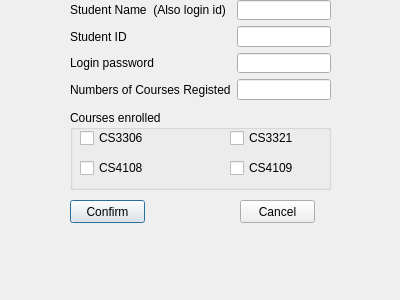
<?xml version="1.0" encoding="UTF-8"?>
<ui version="4.0">
 <class>Register</class>
 <widget class="QDialog" name="Register">
  <property name="geometry">
   <rect>
    <x>0</x>
    <y>0</y>
    <width>400</width>
    <height>300</height>
   </rect>
  </property>
  <property name="windowTitle">
   <string>Dialog</string>
  </property>
  <widget class="QPushButton" name="pushButton_okayforreg">
   <property name="geometry">
    <rect>
     <x>70</x>
     <y>200</y>
     <width>75</width>
     <height>23</height>
    </rect>
   </property>
   <property name="text">
    <string>Confirm</string>
   </property>
  </widget>
  <widget class="QPushButton" name="pushButton_cancelforreg">
   <property name="geometry">
    <rect>
     <x>240</x>
     <y>200</y>
     <width>75</width>
     <height>23</height>
    </rect>
   </property>
   <property name="text">
    <string>Cancel</string>
   </property>
  </widget>
  <widget class="QWidget" name="layoutWidget">
   <property name="geometry">
    <rect>
     <x>70</x>
     <y>0</y>
     <width>261</width>
     <height>100</height>
    </rect>
   </property>
   <layout class="QFormLayout" name="formLayout">
    <item row="0" column="0">
     <widget class="QLabel" name="label_stname">
      <property name="text">
       <string>Student Name  (Also login id)</string>
      </property>
     </widget>
    </item>
    <item row="0" column="1">
     <widget class="QLineEdit" name="lineEdit_studentnameforreg"/>
    </item>
    <item row="1" column="0">
     <widget class="QLabel" name="label_2">
      <property name="text">
       <string>Student ID</string>
      </property>
     </widget>
    </item>
    <item row="1" column="1">
     <widget class="QLineEdit" name="lineEdit_studnetidforreg"/>
    </item>
    <item row="2" column="0">
     <widget class="QLabel" name="label_3">
      <property name="text">
       <string>Login password</string>
      </property>
     </widget>
    </item>
    <item row="2" column="1">
     <widget class="QLineEdit" name="lineEdit_passwordforreg"/>
    </item>
    <item row="3" column="0">
     <widget class="QLabel" name="label_4">
      <property name="text">
       <string>Numbers of Courses Registed</string>
      </property>
     </widget>
    </item>
    <item row="3" column="1">
     <widget class="QLineEdit" name="lineEdit_numbersofcourses"/>
    </item>
   </layout>
  </widget>
  <widget class="QGroupBox" name="groupBox">
   <property name="geometry">
    <rect>
     <x>70</x>
     <y>110</y>
     <width>261</width>
     <height>80</height>
    </rect>
   </property>
   <property name="title">
    <string>Courses enrolled</string>
   </property>
   <widget class="QCheckBox" name="boxCS3306">
    <property name="geometry">
     <rect>
      <x>10</x>
      <y>20</y>
      <width>73</width>
      <height>16</height>
     </rect>
    </property>
    <property name="text">
     <string>CS3306</string>
    </property>
    <attribute name="buttonGroup">
     <string notr="true">courses_button</string>
    </attribute>
   </widget>
   <widget class="QCheckBox" name="boxCS3321">
    <property name="geometry">
     <rect>
      <x>160</x>
      <y>20</y>
      <width>73</width>
      <height>16</height>
     </rect>
    </property>
    <property name="text">
     <string>CS3321</string>
    </property>
    <attribute name="buttonGroup">
     <string notr="true">courses_button</string>
    </attribute>
   </widget>
   <widget class="QCheckBox" name="boxCS4108">
    <property name="geometry">
     <rect>
      <x>10</x>
      <y>50</y>
      <width>73</width>
      <height>16</height>
     </rect>
    </property>
    <property name="text">
     <string>CS4108</string>
    </property>
    <attribute name="buttonGroup">
     <string notr="true">courses_button</string>
    </attribute>
   </widget>
   <widget class="QCheckBox" name="boxCS4109">
    <property name="geometry">
     <rect>
      <x>160</x>
      <y>50</y>
      <width>73</width>
      <height>16</height>
     </rect>
    </property>
    <property name="text">
     <string>CS4109</string>
    </property>
    <attribute name="buttonGroup">
     <string notr="true">courses_button</string>
    </attribute>
   </widget>
  </widget>
 </widget>
 <resources/>
 <connections/>
 <buttongroups>
  <buttongroup name="courses_button">
   <property name="exclusive">
    <bool>false</bool>
   </property>
  </buttongroup>
 </buttongroups>
</ui>
